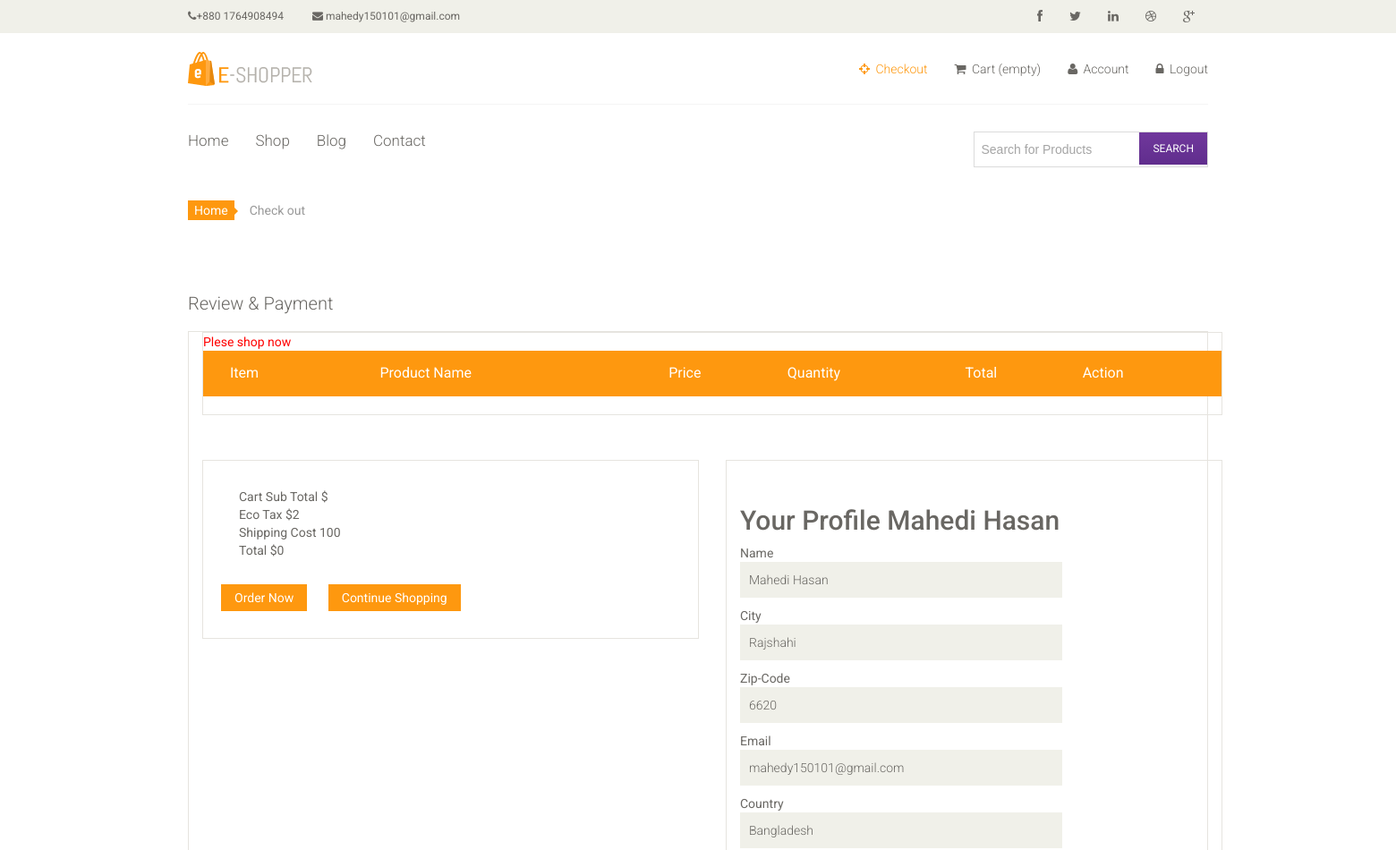
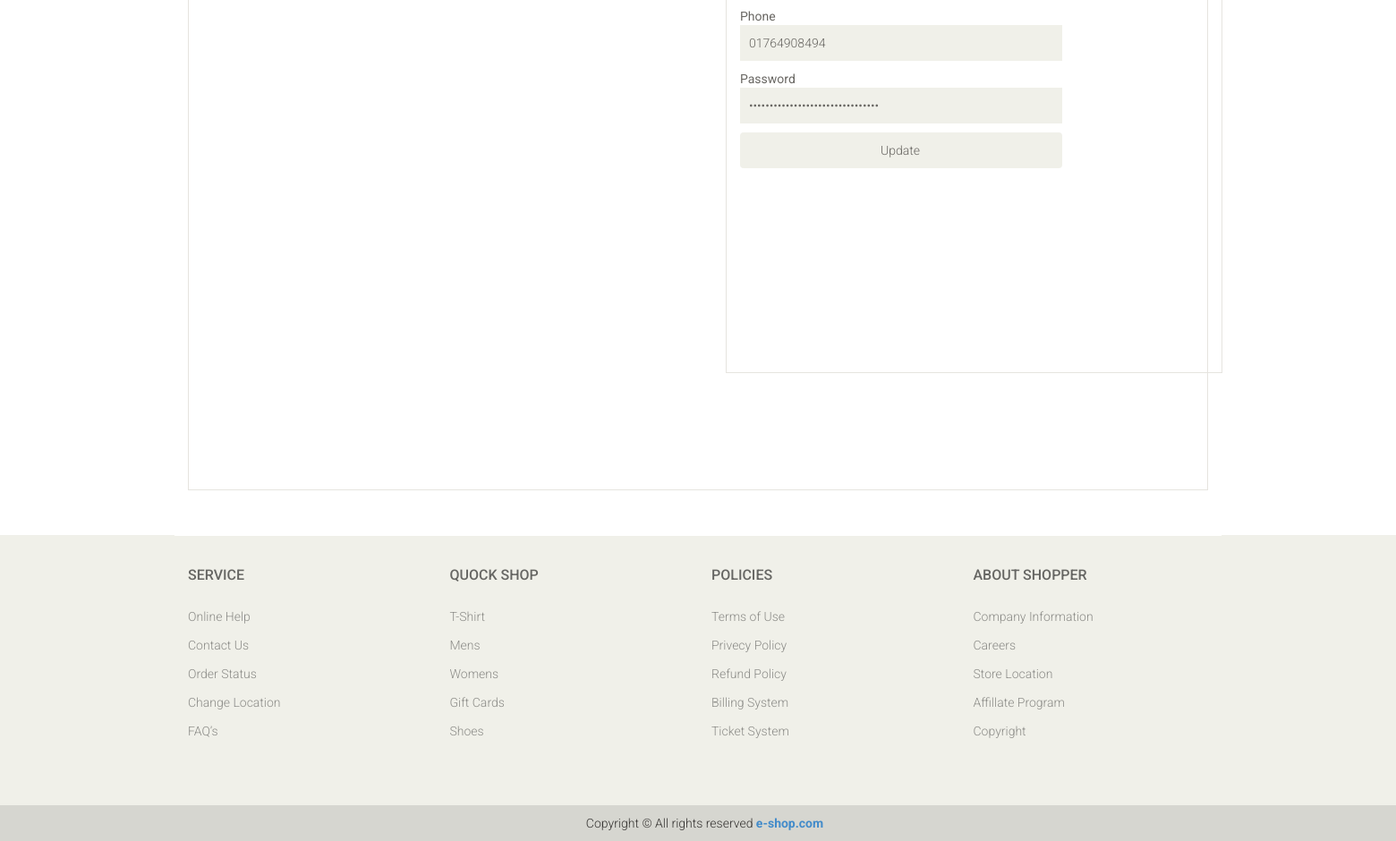
Page /checkout.php?id=e-shopper (signed in) on the committed database (2 pictures, top to bottom).
### tables this page shows
CREATE TABLE `tbl_address` (
  `id` int(11) NOT NULL,
  `phone` varchar(32) NOT NULL,
  `email` varchar(32) NOT NULL
);

CREATE TABLE `tbl_customer` (
  `id` int(11) NOT NULL,
  `name` varchar(32) NOT NULL,
  `city` varchar(32) NOT NULL,
  `zip` int(11) NOT NULL,
  `email` varchar(32) NOT NULL,
  `country` varchar(32) NOT NULL,
  `phone` varchar(32) NOT NULL,
  `password` varchar(32) NOT NULL
);

### library/Database.php (called while the page is built, shortened)
<?php
Class Database{
	public $host   = DB_HOST;
	public $user   = DB_USER;
	public $pass   = DB_PASS;
	public $dbname = DB_NAME;
	public $link;
	private function connectDB(){
	$this->link = new mysqli($this->host, $this->user, $this->pass, $this->dbname);
     $this->link->query("set_character_setresults='utf8'");
     $this->link->set_charset("utf8");
   }
	public function select($query){
		$result = $this->link->query($query) or die($this->link->error.__LINE__);
		if($result->num_rows > 0){
			return $result;
		} else {
			return false;
		}
	}
}

### library/Session.php (called while the page is built, shortened)
<?php
class Session
{
	public static function get($key){
		if (isset($_SESSION[$key])){
			$result = $_SESSION[$key];
		}
		if (isset($result)) {
			return $result;
		}else{
			return false;
		}
	}
}
?>

### classes/cart.php (called while the page is built, shortened)
<?php
 $filepath = realpath(dirname(__FILE__));
 include_once($filepath.'/../library/Database.php');
  class Cart
  {
  	private  $db;
  	function __construct()
  	{
  		$this->db = new Database();
  	}
    public function getYourCartProduct(){
        $session_id = session_id();
        $query = "SELECT * FROM tbl_cart where session_id = '$session_id'";
          $result = $this->db->select($query);
          return $result;
    }
      public function checkcartRow(){
         $session_id = session_id();
         $query = "SELECT * FROM tbl_cart where session_id = '$session_id'";
         $result = $this->db->select($query);
         return $result;
      }
     }
?>

### classes/User.php (called while the page is built, shortened)
<?php
 $filepath = realpath(dirname(__FILE__));
 include_once ($filepath.'/../library/Database.php');
  class User
  {
  	private $db;
  	function __construct()
  	{
  		$this->db = new Database();
  	}
        public function userProfile($id){
           $query  = "SELECT * FROM tbl_customer WHERE id = '$id'";
           $result = $this->db->select($query);
           return $result;
        }
  }
?>

### checkout.php (the view, shortened to what this page needs)
<?php include('include/header.php'); ?>
	<section id="cart_items">
		<div class="container">
			<div class="breadcrumbs">
				<ol class="breadcrumb">
				  <li><a href="#">Home</a></li>
				  <li class="active">Check out</li>
				</ol>
			</div>
			<div class="review-payment">
				<h2>Review & Payment</h2>
			</div>
			<div class="table-responsive cart_info">
	<section id="cart_items">
		<div class="container">
			<div class="table-responsive cart_info">
				<table class="table table-condensed">
					<thead>
						<tr class="cart_menu">
							<td class="image">Item</td>
							<td class="description">Product Name</td>
							<td class="price">Price</td>
							<td class="quantity">Quantity</td>
							<td class="total">Total</td>
							<td>Action</td>
						</tr>
					</thead>
				<?php
                  $getCartData = $cart->getYourCartProduct();
                  if ($getCartData) {
                  	$sum = 0;
                  	$count = 0;
                  	while ($data = $getCartData->fetch_assoc()) {
				?>
				<?php
				 $getData = $cart->checkcartRow();
                     if ($getData) {
				?>
					<tbody>
						<tr>
							<td class="cart_product">
								<a href=""><img src="admin/<?php echo $data['image']; ?>" alt="" style="width: 40px; height:40px;" ></a>
							</td>
							<td class="cart_description">
								<h4><a href=""><?php echo $data['product_name']; ?></a></h4>
								<p>Product ID: <?php echo $data['id']; ?></p>
							</td>
							<td class="cart_price">
								<p>$<?php echo $data['price']; ?></p>
							</td>
<td class="cart_quantity">
  <div class="cart_quantity_button">
	<form action="" method="post">
		<input type="hidden" name="cartid" value="<?php echo $data['id']; ?>">
		<input type="number" name="quantity" value="<?php echo $data['quantity']; ?>">
		<input type="submit" name="insert" value="Update">
	</form>
  </div>
</td>
							<td class="cart_total">
								<p class="cart_total_price">$
							<?php $total =  $data['price']*$data['quantity'];
                                echo $total;
								 ?></p>
							</td>
							<td class="cart_delete">
								<a onclick="return confirm('Do you want to delete this cart?');" class="cart_quantity_delete" href="?deleteId=<?php echo $data['id'] ?>"><i class="fa fa-times"></i></a>
							</td>
						</tr>
					</tbody>
					<?php
                        $sum = $sum + $total;
                        $count = $count + $data['quantity'];
                        Session::set("sum",$sum);
                        Session::set("count",$count);
					?>
					<?php } } ?>
				  <?php } else
                      echo "<span style='color:red;'> Plese shop now</span>";
				  ?>
				</table>
			</div>
		</div>
	</section>
	<section id="do_action">
		<div class="container">
			<div class="row">
				<div class="col-sm-6">
					<div class="chose_area">
						<ul>
							<li>Cart Sub Total <span>$<?php if (isset($sum)) {
							} ?></span></li>
							<li>Eco Tax <span>$2</span></li>
							<li>Shipping Cost <span>100</span></li>
							<li>Total <span>$<?php if (isset($sum)) {
								echo $sum+102;
							} else { echo "0"; }?></span></li>
						</ul>
							<a class="btn btn-default check_out" href="?orderId=order">Order Now</a>
							<a class="btn btn-default check_out" href="index">Continue Shopping</a>
					</div>
				</div>
				<div class="col-sm-6">
					<div class="total_area">
							<section>
           <?php
                $name = Session::get("name");
                $id = Session::get("userId");
                $profile = $user->userProfile($id);
           ?>
<div class="container">
<div class="row">
<div class="col-sm-4"  style="margin-bottom: 200px;">
	<h2>Your Profile <?php echo $name; ?></h2>
	<div class="signup-form">
        <?php
        if ( $profile) {
        while ( $data = $profile->fetch_assoc()) {
        ?>
<form action="" method="post">
	<table>
	<input type="text" name="name" value="<?php echo $data['name']; ?>" />
	<input type="text" name="city" value="<?php echo $data['city']; ?>"/>
	<input type="text" name="zip" value="<?php echo $data['zip']; ?>"/>
	<input type="email" name="email" value="<?php echo $data['email']; ?>"/>
<input type="text"  name="country" value="<?php echo $data['country']; ?>"/>
	<input type="text" name="phone" value="<?php echo $data['phone']; ?>"/>
<input type="password" name="password" value="<?php echo $data['password']; ?>"/>
	<input type="submit" name="submit" class="btn btn-info" value="Update">
  </table>
</form>
	<?php } }  ?>
	</div>
</div>
</div>
</div>
	</section>
		</div>
	</div>
</div>
</div>
</div>
</section>
<?php include('include/footer.php'); ?>

### include/header.php (shortened to what this page needs)
<?php
include'library/Session.php';
?>
<?php include'library/Database.php'; ?>
<?php include'classes/cart.php'; ?>
<?php include'classes/User.php'; ?>
<?php
     $db = new Database();
     $cart = new Cart();
     $user = new User();
 ?>
<!DOCTYPE html>
<html lang="en">
<head>
    <link href="css/bootstrap.min.css" rel="stylesheet">
    <link href="css/font-awesome.min.css" rel="stylesheet">
    <link href="css/prettyPhoto.css" rel="stylesheet">
    <link href="css/price-range.css" rel="stylesheet">
    <link href="css/animate.css" rel="stylesheet">
	<link href="css/main.css" rel="stylesheet">
	<link href="css/responsive.css" rel="stylesheet">
</head>
     <?php
            $path = $_SERVER['SCRIPT_FILENAME'];
            $current_page = basename($path,'.php');
      ?>
<body>
	<header id="header">
		<div class="header_top">
			<div class="container">
				<div class="row">
					<div class="col-sm-6">
						<div class="contactinfo">
	 <?php
        $query  = "SELECT * FROM tbl_address";
        $result = $db->select($query);
         if ($result) {
          while ( $data = $result->fetch_assoc()) {
       ?>
							<ul class="nav nav-pills">
								<li><a href="#"><i class="fa fa-phone"></i><?php  echo $data['phone'];?></a></li>
								<li><a href="#"><i class="fa fa-envelope"></i> <?php  echo $data['email'];?> </a></li>
							</ul>
							<?php } } ?>
						</div>
					</div>
					<div class="col-sm-6">
						<div class="social-icons pull-right">
							<ul class="nav navbar-nav">
								<li><a href="#"><i class="fa fa-facebook"></i></a></li>
								<li><a href="#"><i class="fa fa-twitter"></i></a></li>
								<li><a href="#"><i class="fa fa-linkedin"></i></a></li>
								<li><a href="#"><i class="fa fa-dribbble"></i></a></li>
								<li><a href="#"><i class="fa fa-google-plus"></i></a></li>
							</ul>
						</div>
					</div>
				</div>
			</div>
		</div>
		<div class="header-middle">
			<div class="container">
				<div class="row">
					<div class="col-sm-4">
						<div class="logo pull-left">
							<a href="index.php"><img src="images/home/logo.png" alt="" /></a>
						</div>
					</div>
					<div class="col-sm-8">
						<div class="shop-menu pull-right">
							<ul class="nav navbar-nav">
                              <?php
                              $login = Session::get("login");
                              if ($login) {
                              ?>
                             <li><a
        <?php
		  if ($current_page == 'checkout')
		  	{ echo 'id="active"';
		  }
		 ?>
                             	href="checkout"><i class="fa fa-crosshairs"></i> Checkout</a></li>
                             <li><a
        <?php
		  if ($current_page == 'cart')
		  	{ echo 'id="active"';
		  }
		 ?>
                              href="cart"><i class="fa fa-shopping-cart"></i> Cart
                                 <?php
                                 $getData = $cart->checkcartRow();
                                   if ($getData) {
                                        $sum = Session::get("sum");
                                        $count = Session::get("count");
                                       if ($sum){
                                      	echo "$".$sum." - ".$count." item";
                                     }
                                   }else{
                                   	echo "(empty)";
                                   	 }
                                 ?>
                              </a></li>
                             <li><a
        <?php
		  if ($current_page == 'profile')
		  	{ echo 'id="active"';
		  }
		 ?>
                              href="profile"><i class="fa fa-user"></i> Account</a></li>
							 <li><a href="?userid=<?php echo Session::get("userId"); ?>"><i class="fa fa-lock"></i> Logout</a></li>
                              <?php } ?>
							</ul>
						</div>
					</div>
				</div>
			</div>
		</div>
		<div class="header-bottom">
			<div class="container">
				<div class="row">
					<div class="col-sm-9">
<div class="mainmenu pull-left">
<ul class="nav navbar-nav collapse navbar-collapse">
	<li><a
		<?php
		  if ($current_page == 'index')
		  	{ echo 'id="active"';
		  }
		  ?>
	     href="index">Home</a></li>
	<li><a
		 <?php
		  if ($current_page == 'shop')
		  	{ echo 'id="active"';
		  }
		  ?>
		href="shop">Shop</a></li>
	<li><a
		<?php
		  if ($current_page == 'blog')
		  	{ echo 'id="active"';
		  }
		  ?>
      href="blog">Blog</a></li>
	<li><a
      <?php
		  if ($current_page == 'contact')
		  	{ echo 'id="active"';
		  }
	   ?>
	 href="contact">Contact</a></li>
</ul>
</div>
</div>
		<div class="col-sm-3">
			   <div class="search">
				    <form action="search.php" method="get">
				    	<input type="text" value="Search for Products" onfocus="this.value = '';" onblur="if (this.value == '') {this.value = 'Search for products';}" name="search">
				    	<input type="submit" value="SEARCH">
				    </form>
			    </div>
		</div>
				</div>
			</div>
		</div>
	</header>

### css/main.css (style rules this page uses)
body { font-family: 'Roboto', sans-serif; background:; position: relative; font-weight:400px; }
ul li { list-style: none; }
a { -webkit-transition: 300ms; -moz-transition: 300ms; -o-transition: 300ms; transition: 300ms; }
h1, h2, h3, h4, h5, h6 { font-family: 'Roboto', sans-serif; }
.header_top { background: none repeat scroll 0 0 #F0F0E9; }
.contactinfo ul li:first-child { margin-left: -15px; }
.contactinfo ul li a { font-size: 12px; color: #696763; font-family: 'Roboto', sans-serif; }
.social-icons ul li a { border: 0 none; border-radius: 0; color: #696763; padding:0px; }
.social-icons ul li { display:inline-block; }
.social-icons ul li a i { padding: 11px 15px; transition: all 0.9s ease 0s; -moz-transition: all 0.9s ease 0s; -webkit-transition: all 0.9s ease 0s; -o-transition: all 0.9s ease 0s; }
.header-middle .container .row { border-bottom: 1px solid #f5f5f5; margin-left: 0; margin-right: 0; padding-bottom: 20px; padding-top: 20px; }
.header-middle .container .row .col-sm-4 { padding-left: 0; }
.header-middle .container .row .col-sm-8 { padding-right:0; }
.shop-menu ul li { display:inline-block; padding-left: 15px; padding-right: 15px; }
.shop-menu ul li:last-child { padding-right: 0; }
.shop-menu ul li a { background: #FFFFFF; color: #696763; font-family: 'Roboto', sans-serif; font-size: 14px; font-weight: 300; padding:0; padding-right: 0; margin-top: 10px; }
.shop-menu ul li a i { margin-right:3px; }
.header-bottom { padding-bottom: 30px; padding-top: 30px; }
.navbar-collapse.collapse { padding-left: 0; }
.mainmenu ul li { padding-right: 15px; padding-left: 15px; }
.mainmenu ul li:first-child { padding-left: 0px; }
.mainmenu ul li a { color: #696763; font-family: 'Roboto', sans-serif; font-size: 17px; font-weight: 300; padding: 0; padding-bottom: 10px; }
.login-form form input, .signup-form form input { background: #F0F0E9; border: medium none; color: #696763; display: block; font-family: 'Roboto', sans-serif; font-size: 14px; font-weight: 300; height: 40px; margin-bottom: 10px; outline: medium none; padding-left: 10px; width: 100%; }
#do_action { margin-bottom: 50px; }
.breadcrumbs { position: relative; }
.breadcrumbs .breadcrumb { background:transparent; margin-bottom: 75px; padding-left: 0; }
.breadcrumbs .breadcrumb li a { background:#FE980F; color: #FFFFFF; padding: 3px 7px; }
.breadcrumbs .breadcrumb li a:after { content:""; height:auto; width: auto; border-width: 8px; border-style: solid; border-color:transparent transparent transparent #FE980F; position: absolute; top: 11px; left:48px; }
.breadcrumbs .breadcrumb > li + li:before { content: " "; }
#cart_items .cart_info { border: 1px solid #E6E4DF; margin-bottom: 50px }
#cart_items .cart_info .cart_menu { background: #FE980F; color: #fff; font-size: 16px; font-family: 'Roboto', sans-serif; font-weight: normal; }
#cart_items .cart_info .table.table-condensed thead tr { height: 51px; }
#cart_items .cart_info .table.table-condensed tr { border-bottom: 1px solid#F7F7F0 }
#cart_items .cart_info .table.table-condensed tr:last-child { border-bottom: 0 }
.cart_info table tr td { border-top: 0 none; vertical-align: inherit; }
#cart_items .cart_info .image { padding-left: 30px; }
#do_action .total_area { padding-bottom: 18px !important; }
#do_action .total_area, #do_action .chose_area { border: 1px solid #E6E4DF; color: #696763; padding: 30px 25px 30px 0; margin-bottom: 80px; }
.update, .check_out { background: #FE980F; border-radius: 0; color: #FFFFFF; margin-top: 18px; border: none; padding: 5px 15px; }
.check_out { margin-left: 20px }
.review-payment h2 { color: #696763; font-size: 20px; font-weight: 300; margin-top: 45px; margin-bottom: 20px }

### include/header.php (style rules this page uses)
#active { color:#FE980F; }
.search { float:left; border: 1px solid #DBDBDB; position:relative; width:100%; }
.search input[type="text"] { width:74%; padding:9px 8px; outline:none; border:none; background:none; font-size:14px; color:#a5a5a5; font-family:Arial; outline:none; margin:0; }
.search input[type="submit"] { border:none; cursor:pointer; color:#FFF; font-size:12px; padding:10px 15px; height: 36px; margin:0; background: -webkit-gradient(linear,left top,left bottom,from(#70389C),to(#602D8D)); background: -moz-linear-gradient(top,#70389C,#602D8D); background: -o-linear-gradient(top,#70389C,#602D8D); background: -ms-linear-gradient(top,#70389C,#602D8D); -webkit-transition: all .9s; -moz-transition: all .9s; -o-transition: all .9s; -ms-transition: all .9s; transition: all .9s; position:absolute; right:0; top:0; }

### rows in the picture
tbl_address: phone "+880 1764908494", email "mahedy150101@gmail.com"
tbl_customer: name "Mahedi Hasan", city "Rajshahi", zip "6620", email "mahedy150101@gmail.com", country "Bangladesh", phone "01764908494"

### other values in the picture
$name "Mahedi Hasan"
